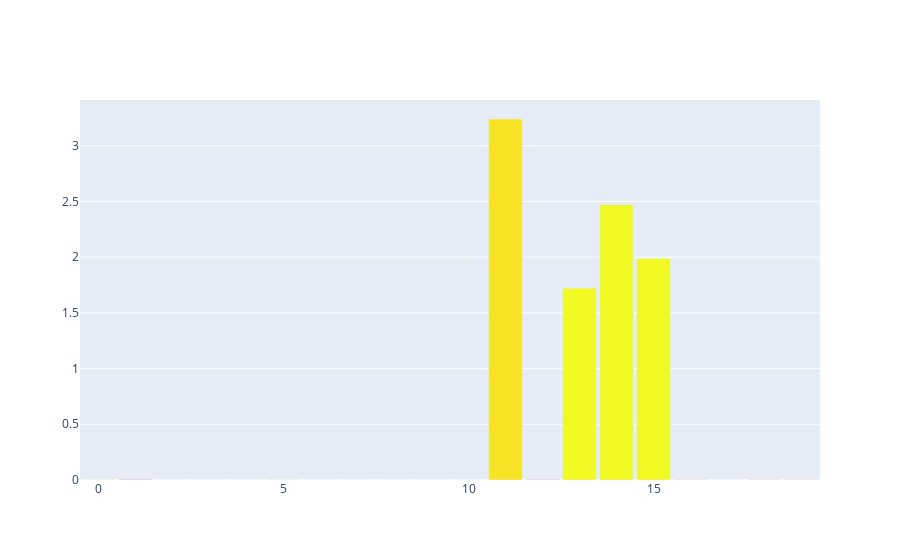

This figure's notebook cell:
### Code cell
linears = model.get_linear_layers()
W = linears[1].linear.weight.T
print(W.shape)
score = torch.sum(torch.abs(W), dim=0)
# print(score)
top_index = torch.flip(torch.argsort(score),[0])
features = model.linears[1].linear.weight[top_index].T
# print(W.shape)
# print(W)

W_norm = features / (1e-5 + torch.linalg.norm(features, 2, dim=-1, keepdim=True))
# print(W_norm.shape)
# print(W_norm)
interference = torch.einsum('fh,gh->fg', W_norm, features)
# print(interference.shape)
interference[torch.arange(20), torch.arange(20)] = 0
polysemanticity = torch.linalg.norm(interference, dim=-1).cpu()

norms = torch.linalg.norm(features, 2, dim=-1).cpu()

x = torch.arange(20)
width = 0.9
fig = go.Figure(go.Bar(x=x.detach().numpy(), 
        y=norms.detach().numpy(),
        marker=dict(
            color=polysemanticity.detach().numpy(),
            cmin=0,
            cmax=1
        ),
        width=width,
        ))
fig.show()

### Figure 1 — Plotly figure (JSON) as saved in the notebook; plotly's stock layout.template omitted (floating-point values rounded to 4 significant figures)
{"data": [{"marker": {"cmax": 1, "cmin": 0, "color": [1.198, 0.2848, 0.7721, 1.408, 1.321, 1.829, 1.097, 0.8327, 1.436, 1.183, 0.4884, 0.9481, 0.3274, 3.283, 2.765, 3.128, 0.7099, 1.184, 0.7615, 0.8178]}, "type": "bar", "width": 0.9, "x": [0, 1, 2, 3, 4, 5, 6, 7, 8, 9, 10, 11, 12, 13, 14, 15, 16, 17, 18, 19], "y": [0.00118, 0.001341, 0.0009672, 0.001087, 0.001019, 0.001344, 0.001034, 0.001044, 0.001108, 0.0008049, 0.001049, 3.24, 0.001267, 1.722, 2.47, 1.988, 0.001463, 0.0009019, 0.00145, 0.001158]}], "layout": {}}
